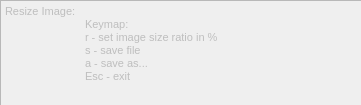
<?xml version="1.0" encoding="UTF-8"?>
<ui version="4.0">
 <class>resizeOptions</class>
 <widget class="QWidget" name="resizeOptions">
  <property name="geometry">
   <rect>
    <x>0</x>
    <y>0</y>
    <width>361</width>
    <height>105</height>
   </rect>
  </property>
  <property name="windowTitle">
   <string>Resize Image</string>
  </property>
  <property name="windowIcon">
   <iconset>
    <normaloff>../icons/Bad-Blood-Yolks-On-fire.ico</normaloff>../icons/Bad-Blood-Yolks-On-fire.ico</iconset>
  </property>
  <widget class="QTextEdit" name="textEdit">
   <property name="enabled">
    <bool>false</bool>
   </property>
   <property name="geometry">
    <rect>
     <x>0</x>
     <y>0</y>
     <width>371</width>
     <height>111</height>
    </rect>
   </property>
   <property name="minimumSize">
    <size>
     <width>371</width>
     <height>111</height>
    </size>
   </property>
   <property name="maximumSize">
    <size>
     <width>371</width>
     <height>111</height>
    </size>
   </property>
   <property name="html">
    <string>&lt;!DOCTYPE HTML PUBLIC &quot;-//W3C//DTD HTML 4.0//EN&quot; &quot;http://www.w3.org/TR/REC-html40/strict.dtd&quot;&gt;
&lt;html&gt;&lt;head&gt;&lt;meta name=&quot;qrichtext&quot; content=&quot;1&quot; /&gt;&lt;style type=&quot;text/css&quot;&gt;
p, li { white-space: pre-wrap; }
&lt;/style&gt;&lt;/head&gt;&lt;body style=&quot; font-family:'MS Shell Dlg 2'; font-size:8.25pt; font-weight:400; font-style:normal;&quot;&gt;
&lt;p style=&quot; margin-top:0px; margin-bottom:0px; margin-left:0px; margin-right:0px; -qt-block-indent:0; text-indent:0px;&quot;&gt;&lt;span style=&quot; font-size:8pt;&quot;&gt;Resize Image:&lt;/span&gt;&lt;/p&gt;
&lt;p style=&quot; margin-top:0px; margin-bottom:0px; margin-left:0px; margin-right:0px; -qt-block-indent:0; text-indent:0px;&quot;&gt;&lt;span style=&quot; font-size:8pt;&quot;&gt;	Keymap:&lt;/span&gt;&lt;/p&gt;
&lt;p style=&quot; margin-top:0px; margin-bottom:0px; margin-left:0px; margin-right:0px; -qt-block-indent:0; text-indent:0px;&quot;&gt;&lt;span style=&quot; font-size:8pt;&quot;&gt;	r - set image size ratio in %&lt;/span&gt;&lt;/p&gt;
&lt;p style=&quot; margin-top:0px; margin-bottom:0px; margin-left:0px; margin-right:0px; -qt-block-indent:0; text-indent:0px;&quot;&gt;&lt;span style=&quot; font-size:8pt;&quot;&gt;	s - save file&lt;/span&gt;&lt;/p&gt;
&lt;p style=&quot; margin-top:0px; margin-bottom:0px; margin-left:0px; margin-right:0px; -qt-block-indent:0; text-indent:0px;&quot;&gt;&lt;span style=&quot; font-size:8pt;&quot;&gt;	a - save as...&lt;/span&gt;&lt;/p&gt;
&lt;p style=&quot; margin-top:0px; margin-bottom:0px; margin-left:0px; margin-right:0px; -qt-block-indent:0; text-indent:0px;&quot;&gt;&lt;span style=&quot; font-size:8pt;&quot;&gt;	Esc - exit&lt;/span&gt;&lt;/p&gt;&lt;/body&gt;&lt;/html&gt;</string>
   </property>
  </widget>
 </widget>
 <resources/>
 <connections/>
</ui>
